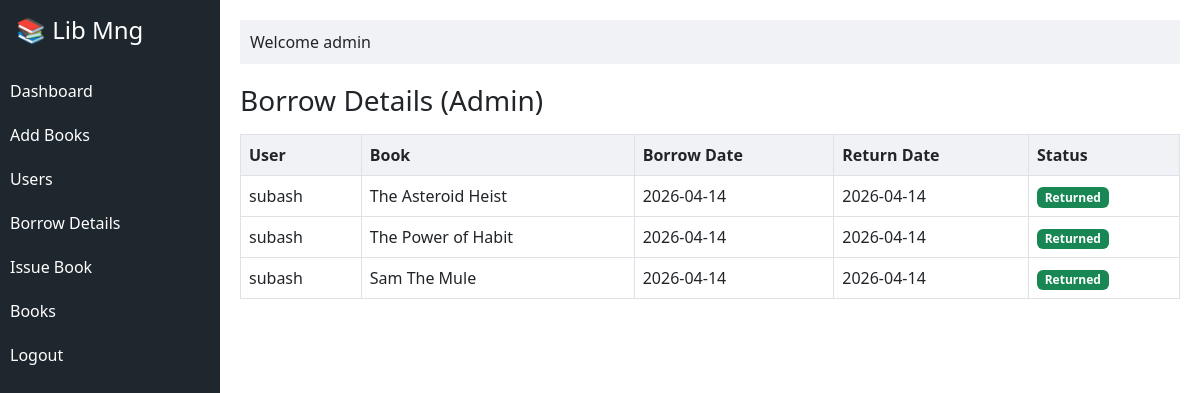
The app's page /borrow_details (signed in) with its own data.
### tables this page shows
CREATE TABLE borrow(
id INTEGER PRIMARY KEY AUTOINCREMENT,
user_id INTEGER,
book_id INTEGER,
borrow_date TEXT,
return_date TEXT,
status TEXT
);

CREATE TABLE users(
id INTEGER PRIMARY KEY AUTOINCREMENT,
username TEXT UNIQUE,
password TEXT,
role TEXT
);

CREATE TABLE books(
id INTEGER PRIMARY KEY AUTOINCREMENT,
title TEXT,
author TEXT,
category TEXT,
file TEXT
, quantity INTEGER DEFAULT 1);

### app.py (the view)
@app.route("/borrow_details")
def borrow_details():
    if session.get("role") != "admin":
        return "Access Denied"
    con = db()
    data = con.execute("""
        SELECT users.username, books.title,
               borrow.borrow_date, borrow.return_date,
               borrow.status
        FROM borrow
        JOIN users ON users.id = borrow.user_id
        JOIN books ON books.id = borrow.book_id
        ORDER BY borrow.id DESC
    """).fetchall()
    return render_template("borrow_details.html", data=data)

### app.py (called while the page is built)
def db():
    con = sqlite3.connect("database.db")
    con.row_factory = sqlite3.Row
    return con

### templates/borrow_details.html
{% extends "base.html" %}
{% block content %}
<h3>Borrow Details (Admin)</h3>
<table class="table table-bordered mt-3">
<tr>
<th>User</th>
<th>Book</th>
<th>Borrow Date</th>
<th>Return Date</th>
<th>Status</th>
</tr>
{% for d in data %}
<tr>
<td>{{d.username}}</td>
<td>{{d.title}}</td>
<td>{{d.borrow_date}}</td>
<td>{{d.return_date}}</td>
<td>
{% if d.status == 'borrowed' %}
<span class="badge bg-warning">Borrowed</span>
{% else %}
<span class="badge bg-success">Returned</span>
{% endif %}
</td>
</tr>
{% endfor %}
</table>
{% endblock %}

### templates/base.html (style rules this page uses)
.table th { background: #f1f2f6; }

### records on screen
borrow: username "subash", title "The Asteroid Heist", borrow_date "2026-04-14", return_date "2026-04-14", status "Returned"
borrow: username "subash", title "The Power of Habit", borrow_date "2026-04-14", return_date "2026-04-14", status "Returned"
borrow: username "subash", title "Sam The Mule", borrow_date "2026-04-14", return_date "2026-04-14", status "Returned"

### other values on screen
{{ session.user }} "admin"
